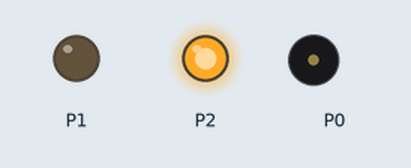
Simulated run of this program. Board: BBC micro:bit (MakeCode). Parts: output pins drawn as LEDs (lit = HIGH), buzzer (waves = sounding). Pins used as bus, display or sensor lines are not drawn.

Above: at 10.1 s.
At 35.1 s:
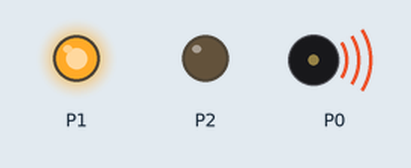
At 39.1 s:
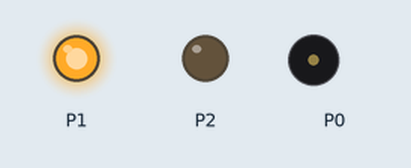
At 53.1 s:
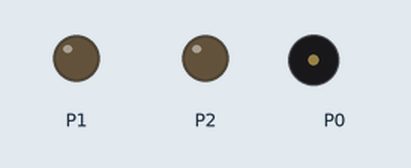
Timing chart, 0 to 54.6 s (numbered marks = the images above):
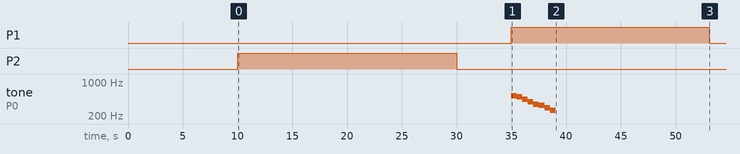

The program:

main.ts
```typescript
pins.digitalWritePin(DigitalPin.P0, 1)
basic.pause(5000)
pins.digitalWritePin(DigitalPin.P0, 0)
basic.pause(5000)
for (let index = 0; index < 4; index++) {
    pins.digitalWritePin(DigitalPin.P2, 1)
    basic.pause(5000)
    pins.digitalWritePin(DigitalPin.P2, 0)
}
basic.pause(5000)
pins.digitalWritePin(DigitalPin.P1, 1)
music.playMelody("C5 B A G F E D C ", 120)
music.setVolume(255)
basic.pause(5000)
music.playMelody("- - - - - - - - ", 0)
basic.pause(5000)
pins.digitalWritePin(DigitalPin.P1, 0)
basic.forever(function () {
    led.enable(true)
})
```

test.ts
```typescript
// aquí va el archivo "tests"; esto no se compilará cuando este paquete se utilice como una extensión.
```
